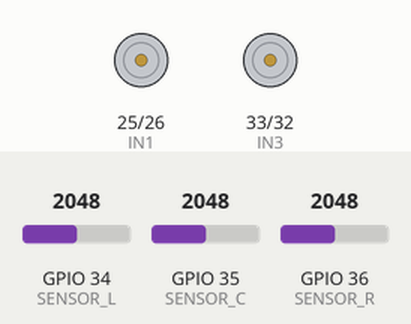
Recording of a sketch running on a simulated ESP32. Parts: motor-driver pin pairs drawn as motors (green arrow = first pin HIGH = forward, orange = second pin HIGH = backward, longer = more drive, scaled by the enable pin). The inputs (shaded band) are chosen by the test bench; at power-on: GPIO 35 (SENSOR_C) = 2048, GPIO 34 (SENSOR_L) = 2048, GPIO 36 (SENSOR_R) = 2048. What the sketch prints to the serial monitor is not drawn.

Above: at 3.2 s.
3.3 s: GPIO 35 (SENSOR_C) set to 1933
13.8 s: GPIO 34 (SENSOR_L) set to 1927
At 14.7 s:
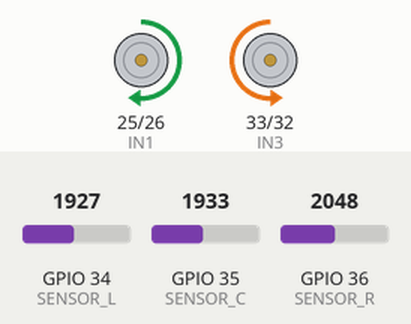
21.5 s: GPIO 36 (SENSOR_R) set to 1972
At 22.9 s:
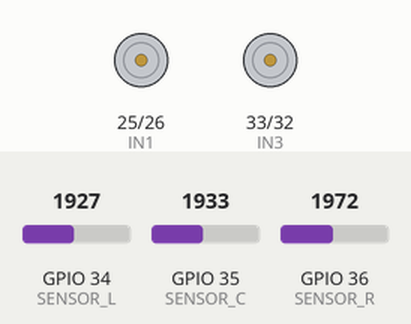
29.2 s: GPIO 36 (SENSOR_R) set to 2040
At 29.9 s:
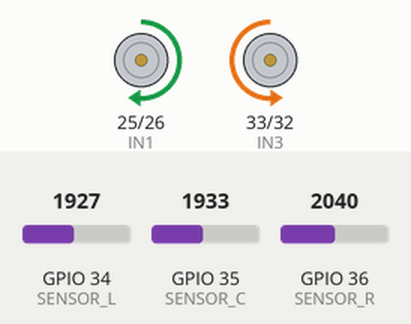
36.9 s: GPIO 36 (SENSOR_R) set to 1960
At 37.2 s:
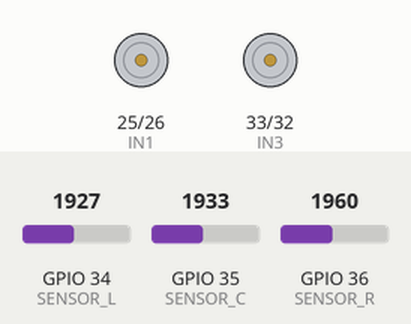
Timing chart, 0 to 39.9 s (numbered marks = the images above; inputs shaded):
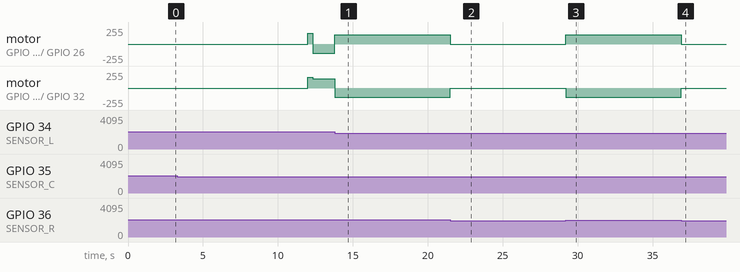

Measured:
- the behaviour switches between 2001 and 2000 on GPIO 34 (SENSOR_L) (found by bisection; images 0 and 1)
- the behaviour switches between 2001 and 2000 on GPIO 36 (SENSOR_R) (found by bisection; images 1 and 2)
- after the input at 13.8 s, motor on GPIO 25 (IN1) / GPIO 26 (IN2): backward 140/255 → forward 140/255 at once; motor on GPIO 33 (IN3) / GPIO 32 (IN4): forward 140/255 → backward 140/255 at once
- after the input at 21.5 s, motor on GPIO 25 (IN1) / GPIO 26 (IN2): forward 140/255 → stopped at once; motor on GPIO 33 (IN3) / GPIO 32 (IN4): backward 140/255 → stopped at once
- after the input at 29.2 s, motor on GPIO 25 (IN1) / GPIO 26 (IN2): stopped → forward 140/255 at once; motor on GPIO 33 (IN3) / GPIO 32 (IN4): stopped → backward 140/255 at once
- after the input at 36.9 s, motor on GPIO 25 (IN1) / GPIO 26 (IN2): forward 140/255 → stopped at once; motor on GPIO 33 (IN3) / GPIO 32 (IN4): backward 140/255 → stopped at once

The sketch:

Line-Following.ino
```cpp
// --- PIN DEFINITIONS ---
const int ENA = 14; const int IN1 = 25; const int IN2 = 26; // Left Motor
const int ENB = 27; const int IN3 = 33; const int IN4 = 32; // Right Motor

const int SENSOR_L = 34; // GPIO 34
const int SENSOR_C = 35; // GPIO 35
const int SENSOR_R = 36; // GPIO 36

// --- CALIBRATION ---
const int threshold = 2000; // Increase if it stops on white, decrease if it misses black
const int baseSpeed = 160;
const int turnSpeed = 140;

void setup() {
  pinMode(IN1, OUTPUT); pinMode(IN2, OUTPUT); pinMode(ENA, OUTPUT);
  pinMode(IN3, OUTPUT); pinMode(IN4, OUTPUT); pinMode(ENB, OUTPUT);
  Serial.begin(115200);

  Serial.println("Robot Initialized. Starting in 2 seconds...");
  delay(2000);
}

void moveForward() {
  digitalWrite(IN1, HIGH); digitalWrite(IN2, LOW);
  digitalWrite(IN3, HIGH); digitalWrite(IN4, LOW);
  analogWrite(ENA, baseSpeed); analogWrite(ENB, baseSpeed);
}

void turnLeft() {
  digitalWrite(IN1, LOW);  digitalWrite(IN2, HIGH);
  digitalWrite(IN3, HIGH); digitalWrite(IN4, LOW);
  analogWrite(ENA, turnSpeed); analogWrite(ENB, turnSpeed);
}

void turnRight() {
  digitalWrite(IN1, HIGH); digitalWrite(IN2, LOW);
  digitalWrite(IN3, LOW);  digitalWrite(IN4, HIGH);
  analogWrite(ENA, turnSpeed); analogWrite(ENB, turnSpeed);
}

void stopMotors() {
  digitalWrite(IN1, LOW); digitalWrite(IN2, LOW);
  digitalWrite(IN3, LOW); digitalWrite(IN4, LOW);
  analogWrite(ENA, 0);    analogWrite(ENB, 0);
}

void loop() {
  int L = analogRead(SENSOR_L);
  int C = analogRead(SENSOR_C);
  int R = analogRead(SENSOR_R);

  // DETECT T-JUNCTION OR START BOX (All sensors see black)
  if (L > threshold && C > threshold && R > threshold) {
    Serial.println("T-Junction Detected! Stopping for 10s...");
    stopMotors();
    delay(10000); // 10 Second Stop

    // Move forward slightly to clear the junction so it doesn't trigger again immediately
    moveForward();
    delay(300);
  }
  // NORMAL LINE FOLLOWING
  else if (C > threshold) {
    moveForward();
  }
  else if (L > threshold) {
    turnLeft();
  }
  else if (R > threshold) {
    turnRight();
  }
  // LOST THE LINE
  else {
    stopMotors();
  }

  delay(10);
}
```
